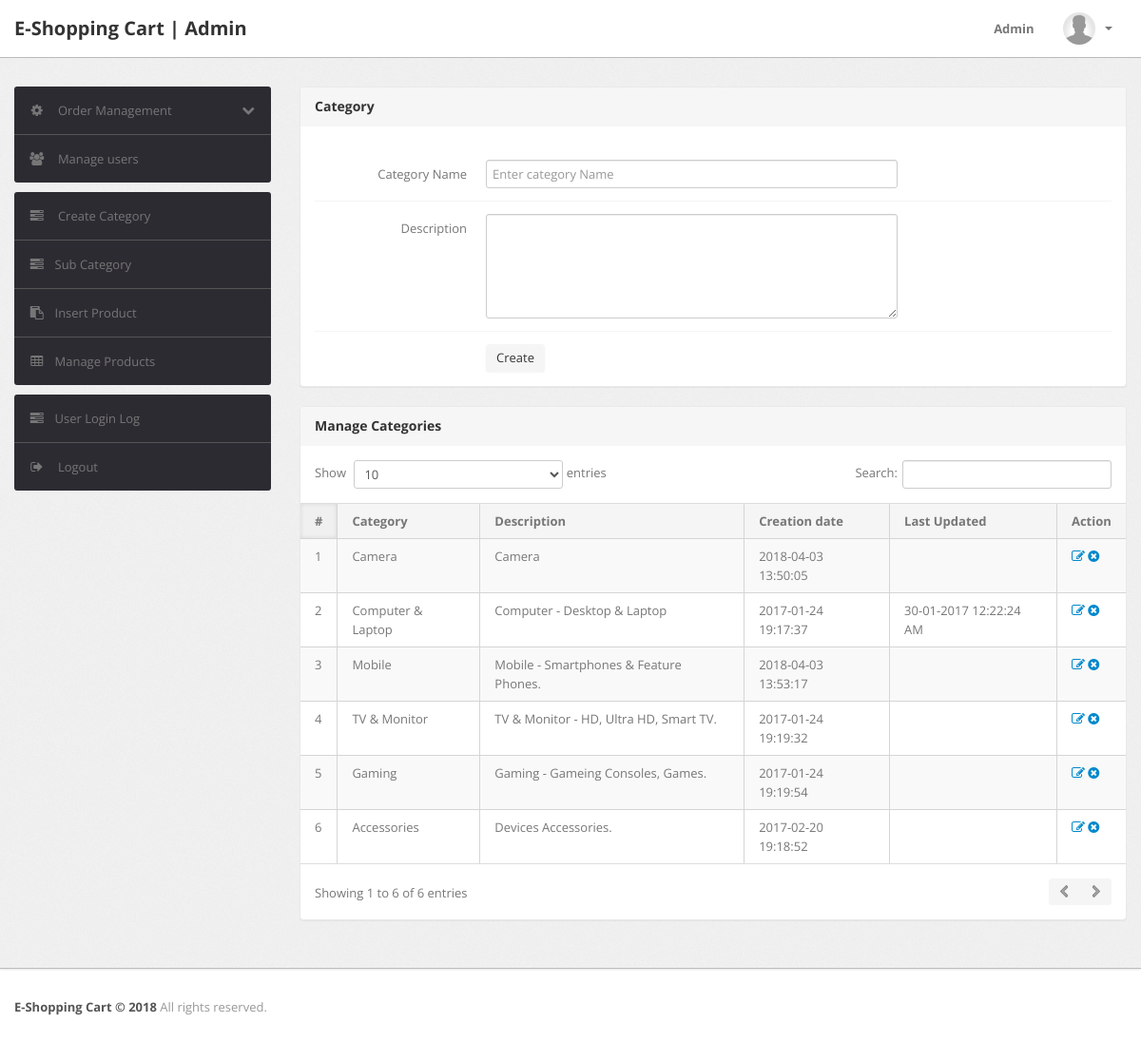
The app's page /admin/category.php (signed in) with its own data.
### tables this page shows
CREATE TABLE IF NOT EXISTS `category` (
  `id` int(11) NOT NULL AUTO_INCREMENT,
  `categoryName` varchar(255) NOT NULL,
  `categoryDescription` longtext NOT NULL,
  `creationDate` timestamp NOT NULL DEFAULT CURRENT_TIMESTAMP,
  `updationDate` varchar(255) NOT NULL,
  PRIMARY KEY (`id`)
);

### admin/category.php (the view, shortened to what this page needs)
<?php
if(strlen($_SESSION['alogin'])==0)
	{
header('location:index.php');
}
else{
?>
<!DOCTYPE html>
<html lang="en">
<head>
	<link type="text/css" href="bootstrap/css/bootstrap.min.css" rel="stylesheet">
	<link type="text/css" href="bootstrap/css/bootstrap-responsive.min.css" rel="stylesheet">
	<link type="text/css" href="css/theme.css" rel="stylesheet">
	<link type="text/css" href="images/icons/css/font-awesome.css" rel="stylesheet">
</head>
<body>
<?php include('include/header.php');?>
	<div class="wrapper">
		<div class="container">
			<div class="row">
<?php include('include/sidebar.php');?>
			<div class="span9">
					<div class="content">
						<div class="module">
							<div class="module-head">
								<h3>Category</h3>
							</div>
							<div class="module-body">
									<br />
			<form class="form-horizontal row-fluid" name="Category" method="post" >
<div class="control-group">
<label class="control-label" for="basicinput">Category Name</label>
<div class="controls">
<input type="text" placeholder="Enter category Name"  name="category" class="span8 tip" required>
</div>
</div>
<div class="control-group">
											<label class="control-label" for="basicinput">Description</label>
											<div class="controls">
												<textarea class="span8" name="description" rows="5"></textarea>
											</div>
										</div>
	<div class="control-group">
											<div class="controls">
												<button type="submit" name="submit" class="btn">Create</button>
											</div>
										</div>
									</form>
							</div>
						</div>
	<div class="module">
							<div class="module-head">
								<h3>Manage Categories</h3>
							</div>
							<div class="module-body table">
								<table cellpadding="0" cellspacing="0" border="0" class="datatable-1 table table-bordered table-striped	 display" width="100%">
									<thead>
										<tr>
											<th>#</th>
											<th>Category</th>
											<th>Description</th>
											<th>Creation date</th>
											<th>Last Updated</th>
											<th>Action</th>
										</tr>
									</thead>
									<tbody>
<?php $query=mysql_query("select * from category");
$cnt=1;
while($row=mysql_fetch_array($query))
{
?>
										<tr>
											<td><?php echo htmlentities($cnt);?></td>
											<td><?php echo htmlentities($row['categoryName']);?></td>
											<td><?php echo htmlentities($row['categoryDescription']);?></td>
											<td> <?php echo htmlentities($row['creationDate']);?></td>
											<td><?php echo htmlentities($row['updationDate']);?></td>
											<td>
											<a href="edit-category.php?id=<?php echo $row['id']?>" ><i class="icon-edit"></i></a>
											<a href="category.php?id=<?php echo $row['id']?>&del=delete" onClick="return confirm('Are you sure you want to delete?')"><i class="icon-remove-sign"></i></a></td>
										</tr>
										<?php $cnt=$cnt+1; } ?>
								</table>
							</div>
						</div>
					</div>
				</div>
			</div>
		</div>
	</div>
<?php include('include/footer.php');?>
</body>
<?php } ?>

### records on screen
category: categoryName "Camera", categoryDescription "Camera", creationDate "2018-04-03 13:50:05"
category: categoryName "Computer & Laptop", categoryDescription "Computer - Desktop & Laptop", creationDate "2017-01-24 19:17:37", updationDate "30-01-2017 12:22:24 AM"
category: categoryName "Mobile", categoryDescription "Mobile - Smartphones & Feature Phones.", creationDate "2018-04-03 13:53:17"
category: categoryName "TV & Monitor", categoryDescription "TV & Monitor - HD, Ultra HD, Smart TV.", creationDate "2017-01-24 19:19:32"
category: categoryName "Gaming", categoryDescription "Gaming - Gameing Consoles, Games.", creationDate "2017-01-24 19:19:54"
category: categoryName "Accessories", categoryDescription "Devices Accessories.", creationDate "2017-02-20 19:18:52"
